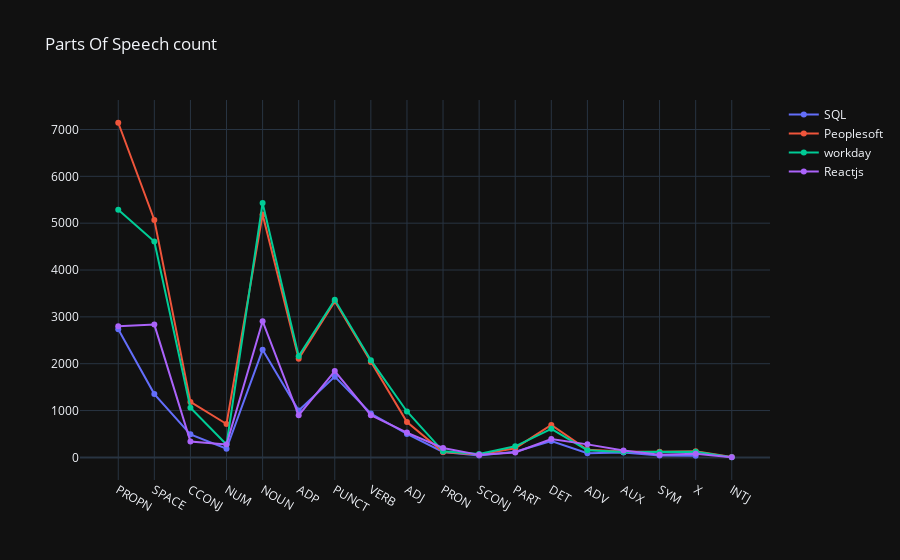

The code cell stored with this chart in its notebook:
### Code cell
fig=go.Figure()
for i in pos_df.columns:
    fig.add_scatter(x=pos_df.index,
                    y=pos_df[i],
                    name=i)
fig.update_layout(template="plotly_dark",
                  hovermode='x unified',
                  title="Parts Of Speech count")
fig.show()

### Figure 1 — Plotly figure (JSON) as saved in the notebook; plotly's stock layout.template omitted (floating-point values rounded to 4 significant figures)
{"data": [{"name": "SQL", "type": "scatter", "x": ["PROPN", "SPACE", "CCONJ", "NUM", "NOUN", "ADP", "PUNCT", "VERB", "ADJ", "PRON", "SCONJ", "PART", "DET", "ADV", "AUX", "SYM", "X", "INTJ"], "y": [2737, 1351, 492, 185, 2296, 1000, 1724, 936, 500, 117, 41, 120, 349, 91, 107, 43, 35, null]}, {"name": "Peoplesoft", "type": "scatter", "x": ["PROPN", "SPACE", "CCONJ", "NUM", "NOUN", "ADP", "PUNCT", "VERB", "ADJ", "PRON", "SCONJ", "PART", "DET", "ADV", "AUX", "SYM", "X", "INTJ"], "y": [7144, 5070, 1185, 713, 5187, 2104, 3331, 2036, 753, 115, 64, 196, 692, 162, 124, 123, 129, 7]}, {"name": "workday", "type": "scatter", "x": ["PROPN", "SPACE", "CCONJ", "NUM", "NOUN", "ADP", "PUNCT", "VERB", "ADJ", "PRON", "SCONJ", "PART", "DET", "ADV", "AUX", "SYM", "X", "INTJ"], "y": [5288, 4608, 1062, 275, 5433, 2161, 3364, 2075, 980, 130, 74, 237, 609, 154, 115, 111, 118, 3]}, {"name": "Reactjs", "type": "scatter", "x": ["PROPN", "SPACE", "CCONJ", "NUM", "NOUN", "ADP", "PUNCT", "VERB", "ADJ", "PRON", "SCONJ", "PART", "DET", "ADV", "AUX", "SYM", "X", "INTJ"], "y": [2798, 2835, 340, 277, 2908, 897, 1842, 900, 530, 201, 54, 106, 391, 278, 145, 59, 76, 5]}], "layout": {"hovermode": "x unified", "title": {"text": "Parts Of Speech count"}}}
